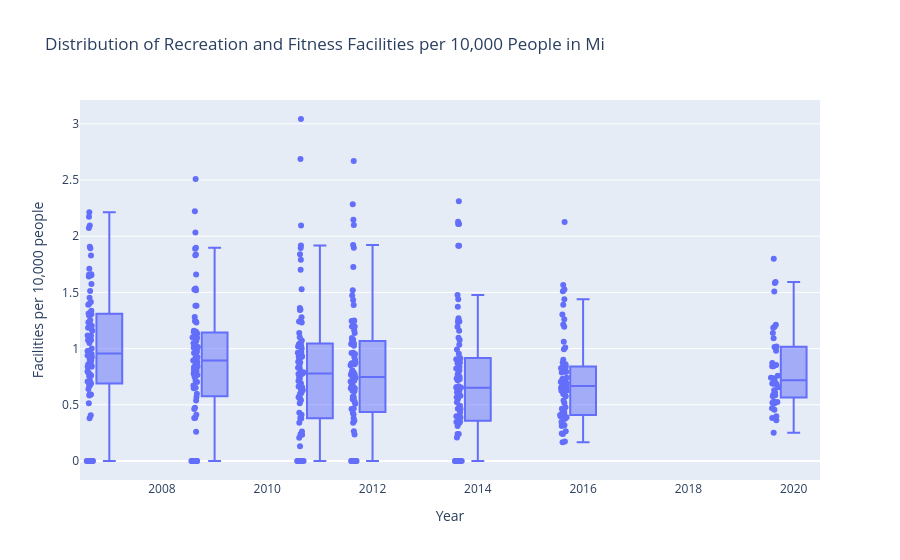

The code cell stored with this chart in its notebook:
### Code cell
#You can use this function to see changes in the number of Recreation and Fitness Facilities by entering the abbreviation of the state.
recfacpth_box("MI")

### Figure 1 — Plotly figure (JSON) as saved in the notebook; plotly's stock layout.template omitted (floating-point values rounded to 4 significant figures; data arrays with more than 128 entries replaced by an {"elided": "..."} marker saying what was removed)
{"data": [{"alignmentgroup": "True", "boxpoints": "all", "hovertemplate": "<b>%{hovertext}</b><br><br>Year=%{x}<br>Facilities per 10,000 people=%{y}<extra></extra>", "hovertext": {"elided": "522 str values"}, "legendgroup": "", "marker": {"color": "#636efa"}, "name": "", "notched": false, "offsetgroup": "", "orientation": "v", "showlegend": false, "type": "box", "x": {"elided": "522 int values"}, "x0": " ", "xaxis": "x", "y": {"elided": "522 float values"}, "y0": " ", "yaxis": "y"}], "layout": {"boxmode": "group", "legend": {"tracegroupgap": 0}, "title": {"text": "Distribution of Recreation and Fitness Facilities per 10,000 People in Mi"}, "xaxis": {"anchor": "y", "domain": [0, 1], "title": {"text": "Year"}}, "yaxis": {"anchor": "x", "domain": [0, 1], "title": {"text": "Facilities per 10,000 people"}}}}
